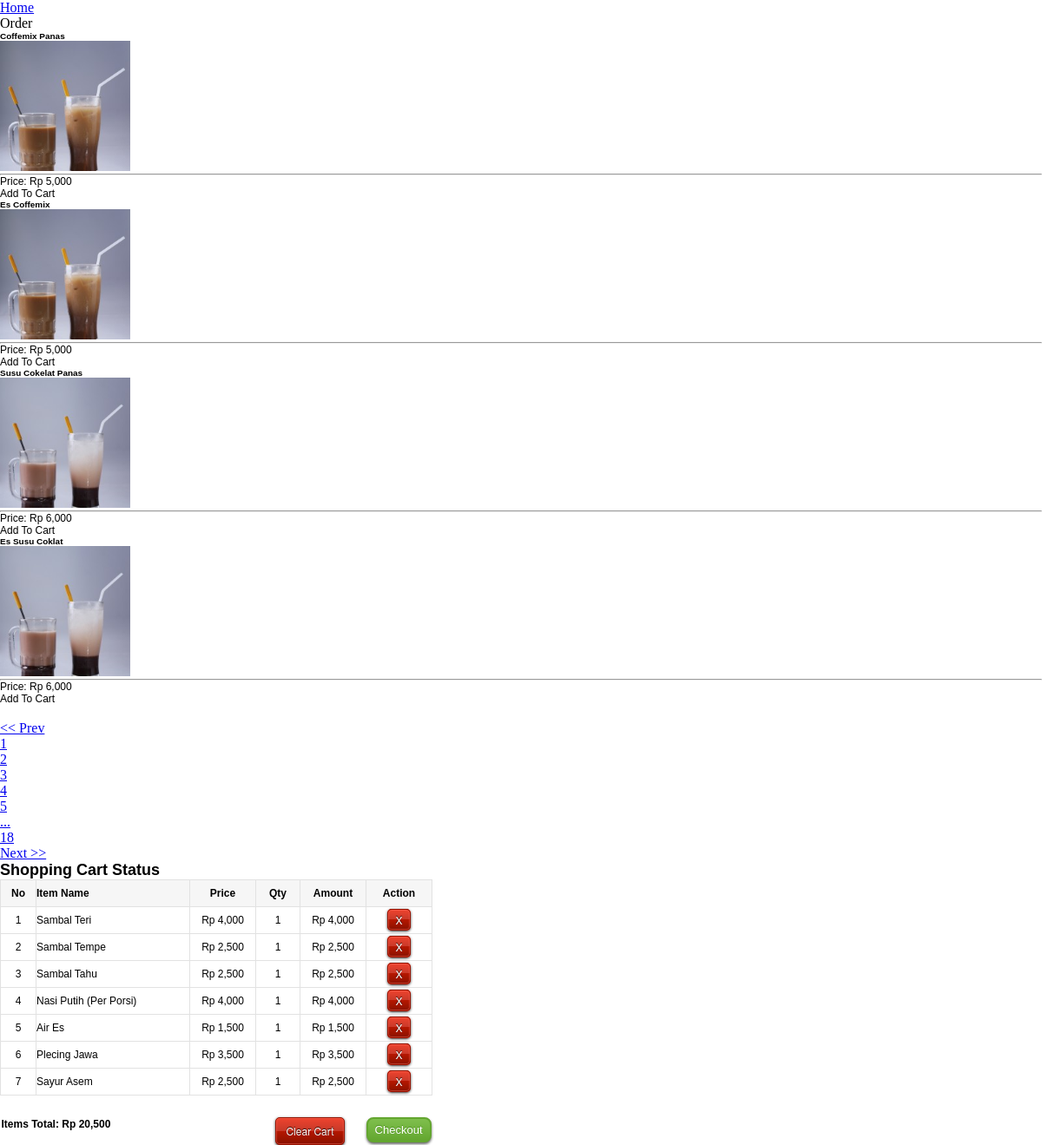
Screenshot of /order.php?m=o&page=2 with the database file from the repository.
### tables this page shows
CREATE TABLE `products` (
  `id` bigint(11) NOT NULL AUTO_INCREMENT,
  `id_kategori` bigint(11) NOT NULL,
  `name` varchar(200) NOT NULL,
  `description` text NOT NULL,
  `price` varchar(200) NOT NULL,
  `image` varchar(200) NOT NULL,
  PRIMARY KEY (`id`)
);

CREATE TABLE `products_added` (
  `id` int(100) NOT NULL AUTO_INCREMENT,
  `username` varchar(200) NOT NULL,
  `item_added` varchar(200) NOT NULL,
  `price` varchar(100) NOT NULL,
  `quantity` varchar(100) NOT NULL,
  `amount` varchar(100) NOT NULL,
  `date` varchar(100) NOT NULL,
  PRIMARY KEY (`id`)
);

### order.php (the view, shortened to what this page needs)
<link type="text/css" rel="stylesheet" media="all" href="vasplus_programming_blog_shopping_cart_v4.css" />
<div class="main-content-inner">
    <div class="breadcrumbs" id="breadcrumbs">
        <ul class="breadcrumb">
            <li>
                <a href="#">Home</a>
            </li>
            <li class="active">Order</li>
        </ul>
    </div>
    <div class="page-content">
        <div class="row">
            <div class="col-xs-12">
                <div class="row">
                    <div class="col-xs-6 pricing-box">
                        <?php
                        $dataPerPage = 4;
                        if (isset($_GET['page'])) {
                            $noPage = $_GET['page'];
                        } else {
                            $noPage = 1;
                        }
                        $offset = ($noPage - 1) * $dataPerPage;
                        $vpb_check_items = mysql_query("select * from `products` order by `id` desc LIMIT $offset, $dataPerPage");
                        if (mysql_num_rows($vpb_check_items) < 1) {
                            ?>
                            <div id="response" align="center">
                                <div id="vpb_shopping_cart_is_currently_empty" class="well" align="left">
                                    There are no items to display.
                                </div>
                            </div>
                            <?php
                        } else {
                            while ($vpb_get_items = mysql_fetch_array($vpb_check_items)) {
                                ?>
                                <div id="vasplus_programming_blog_shopping_cart_inner_left_wrapper" class="col-xs-5 col-sm-6 pricing-box">
                                    <div class="widget-box widget-color-dark">
                                        <div class="widget-header">
                                            <h5 class="widget-title bigger lighter"><?php echo strip_tags($vpb_get_items['name']); ?></h5>
                                        </div>
                                        <div class="widget-body">
                                            <div class="widget-main">
                                                <ul class="list-unstyled spaced2">
                                                    <li class="text-center">
                                                        <img src="<?php echo strip_tags($vpb_get_items['image']); ?>"  width="150" height="150"/>
                                                    </li>
                                                </ul>
                                                <hr />
                                                <div class="price">
                                                    Price: Rp <?php echo number_format(strip_tags($vpb_get_items['price'])); ?>
                                                </div>
                                            </div>
                                            <div>
                                                <a onclick="vpb_add_to_cart('<?php echo strip_tags($vpb_get_items['name']); ?>', '<?php echo strip_tags($vpb_get_items['price']); ?>', 'add');"  class="btn btn-block btn-primary">
                                                    <span>Add To Cart</span>
                                                </a>
                                            </div>
                                        </div>
                                    </div>
                                </div>
                                <?php
                            }
                        }
                        $query = "SELECT COUNT(*) AS jumData FROM products";
                        $hasil = mysql_query($query);
                        $data = mysql_fetch_array($hasil);
                        $jumData = $data['jumData'];
                        $jumPage = ceil($jumData / $dataPerPage);
                        $showPage = "";
                        echo "<br/><ul class='pagination middle'>";
                        if ($noPage > 1) {
                            echo "<li><a href='" . $_SERVER['PHP_SELF'] . "?m=o&page=" . ($noPage - 1) . "'><< Prev</a></li>";
                        }
                        for ($page = 1; $page <= $jumPage; $page++) {
                            if ((($page >= $noPage - 3) && ($page <= $noPage + 3)) || ($page == 1) || ($page == $jumPage)) {
                                if (($showPage != ($jumPage - 1)) && ($page == $jumPage)) {
                                    echo "<li class='disabled'><a href='#'>...</a></li>";
                                }
                                if ($page == $noPage) {
                                    echo "<li class='active'><a href='#'>" . $page . "</a></li>";
                                } else {
                                    echo "<li><a href='" . $_SERVER['PHP_SELF'] . "?m=o&page=" . $page . "'>" . $page . "</a></li>";
                                }
                                $showPage = $page;
                            }
                        }
                        if ($noPage < $jumPage) {
                            echo "<li><a href='" . $_SERVER['PHP_SELF'] . "?m=o&page=" . ($noPage + 1) . "'>Next >></a></li>";
                        }
                        echo "</ul>";
                        ?>
                    </div>
                    <div class="col-xs-6">
                        <div id="vasplus_programming_blog_shopping_cart_right_wrapper">
                            <h2 class="shopping_cart_status">Shopping Cart Status</h2>
                            <div id="shopping_cart_status">
                                <?php
                                $vpb_check_all_items = mysql_query("select * from `products_added` where `username` = '" . mysql_real_escape_string($_SESSION["REMOTE_ADDR"]) . "' order by `id` asc");
                                if (mysql_num_rows($vpb_check_all_items) < 1) {
                                    ?>
                                    <div id="response" align="center">
                                        <div id="vpb_shopping_cart_is_currently_empty" class="well" align="left">
                                            Your shopping cart is empty
                                        </div></div>
                                    <?php
                                } else {
                                    $vpb_check_itemsTotal = mysql_query("select sum(amount) as `items_total` from `products_added` where `username` = '" . mysql_real_escape_string($_SESSION["REMOTE_ADDR"]) . "'");
                                    $vpb_get_itemsTotal = mysql_fetch_array($vpb_check_itemsTotal);
                                    $groundtotal = ($vpb_get_itemsTotal["items_total"]);
                                    ?>
                                    <div id="response" align="center" style="float:left;">
                                        <div id="vpb_item_numbers" class="vpb_all_tops">No</div>
                                        <div id="vpb_item_namess" class="vpb_all_tops" align="left">Item Name</div>
                                        <div id="vpb_item_prices" class="vpb_all_tops">Price</div>
                                        <div id="vpb_item_quantities" class="vpb_all_tops">Qty</div>
                                        <div id="vpb_item_amounts" class="vpb_all_tops">Amount</div>
                                        <div id="vpb_item_actions" class="vpb_all_tops">Action</div><br clear="all" />
                                        <?php
                                        $number_of_items = 1;
                                        while ($vpb_get_all_items = mysql_fetch_array($vpb_check_all_items)) {
                                            $item_id = strip_tags($vpb_get_all_items["id"]);
                                            $item_name = strip_tags($vpb_get_all_items["item_added"]);
                                            $price = strip_tags($vpb_get_all_items["price"]);
                                            $quantity = strip_tags($vpb_get_all_items["quantity"]);
                                            $amount = strip_tags($vpb_get_all_items["amount"]);
                                            ?>
                                            <div id="items_cover<?php echo $item_id; ?>" style="">
                                                <div id="vpb_item_numbers" style="border-top:0px solid #FFF;"><?php echo $number_of_items++; ?></div>
                                                <div id="vpb_item_namess" style="border-top:0px solid #FFF;" align="left"><?php echo $item_name; ?></div>
                                                <div id="vpb_item_prices" style="border-top:0px solid #FFF;">Rp <?php echo number_format($price); ?></div>
                                                <div id="vpb_item_quantities" style="border-top:0px solid #FFF;"><?php echo $quantity; ?></div>
                                                <div id="vpb_item_amounts" style="border-top:0px solid #FFF;">Rp <?php echo number_format($amount); ?></div>
                                                <div id="vpb_item_actions" style="padding-bottom:9px; padding-top:9px;border-top:0px solid #FFF;"><a href="javascript:void(0);" style="width:10px; height:10px; padding:3px;padding-left:8px;padding-right:8px; text-decoration:none;" id="vpb_cart_buttons" title="Remove this item" onclick="vpb_remove_this_item('<?php echo $item_id; ?>');">X</a></div>
                                                <br clear="all" /></div>
                                            <?php
                                        }
                                        ?>
                                        <div style="border:1px solid #E2E2E2;border:0px solid #FFF;width:495px;margin-top:25px;">
                                            <div style="width:295px;float:left; padding-top:1px; font-weight:bold;" align="left">
                                                Items Total: Rp <?php echo number_format($groundtotal); ?>
                                            </div>
                                            <div style="width:100px;float:left;" align="right"><input type="button" value="Clear Cart" title="Clear entire cart items" id="vpb_cart_buttons" onclick="vpb_clear_cart('<?php echo $_SESSION["REMOTE_ADDR"]; ?>');" /></div>
                                            <div style="width:100px;float:left;" align="right"><input type="button" value="Checkout" title="Check out to make payment" id="vasplus_p_blog_add_to_cart_button" onclick="vpb_checkout();" /></div>
                                        </div><br clear="all" />
                                        <?php
                                    }
                                    ?>
                                </div>
                            </div>
                        </div>
                    </div>
                </div>
            </div>
        </div>
    </div>
</div>

### vasplus_programming_blog_shopping_cart_v4.css (style rules this page uses)
* { margin: 0;padding: 0; }
#vasplus_programming_blog_shopping_cart_inner_left_wrapper { font-family:Verdana, Geneva, sans-serif; font-size:12px; }
#vasplus_programming_blog_shopping_cart_right_wrapper { font-family:Verdana, Geneva, sans-serif; font-size:12px; }
#vpb_item_numbers { width:40px; height:auto;float:left;border:1px solid #E2E2E2;border-right:0px solid #E2E2E2; padding-top:8px; padding-bottom:8px; }
#vpb_item_namess { width:176px;height:auto;float:left;border:1px solid #E2E2E2;border-right:0px solid #E2E2E2;padding-top:8px; padding-bottom:8px; }
#vpb_item_prices { width:75px;height:auto;float:left;border:1px solid #E2E2E2;border-right:0px solid #E2E2E2;padding-top:8px; padding-bottom:8px; }
#vpb_item_quantities { width:50px;height:auto;float:left;border:1px solid #E2E2E2;border-right:0px solid #E2E2E2;padding-top:8px; padding-bottom:8px; }
#vpb_item_amounts { width:75px;height:auto;float:left;border:1px solid #E2E2E2;border-right:0px solid #E2E2E2;padding-top:8px; padding-bottom:8px; }
#vpb_item_actions { width:75px;height:auto;float:left;border:1px solid #E2E2E2;padding-top:8px; padding-bottom:8px; }
div.vpb_all_tops { font-weight:bold;background:#F6F6F6; }
#vasplus_p_blog_add_to_cart_button { background-color: #7fbf4d; background-image: -webkit-gradient(linear, left top, left bottom, color-stop(0%, #7fbf4d), color-stop(100%, #63a62f)); background-image: -webkit-linear-gradient(top, #7fbf4d, #63a62f); background-image: -moz-linear-gradient(top, #7fbf4d, #63a62f); background-image: -ms-linear-gradient(top, #7fbf4d, #63a62f); background-image: -o-linear-gradient(top, #7fbf4d, #63a62f); background-image: linear-gradient(top, #7fbf4d, #63a62f); border: 2px solid #63a62f;box-shadow: 0 2px 3px #666666;-moz-box-shadow: 0 2px 3px #666666;-webkit-box-shadow: 0 2px 3px #666666; -webkit-border-radius: 8px;-moz-border-radius: 8px;border-radius: 8px; color: #fff; font: 13px/1 "Lucida Grande", "Lucida Sans Unicode", "Lucida Sans", Geneva, Verdana, sans-serif; text-align: center; padding:6px; padding-left: 8px; padding-right: 8px; text-shadow: 0 -1px 0 #4c9021; width: auto; }
#vpb_cart_buttons { background-color: #ee432e; background-image: -webkit-gradient(linear, left top, left bottom, color-stop(0%, #ee432e), color-stop(50%, #c63929), color-stop(50%, #b51700), color-stop(100%, #891100)); background-image: -webkit-linear-gradient(top, #ee432e 0%, #c63929 50%, #b51700 50%, #891100 100%); background-image: -moz-linear-gradient(top, #ee432e 0%, #c63929 50%, #b51700 50%, #891100 100%); background-image: -ms-linear-gradient(top, #ee432e 0%, #c63929 50%, #b51700 50%, #891100 100%); background-image: -o-linear-gradient(top, #ee432e 0%, #c63929 50%, #b51700 50%, #891100 100%); background-image: linear-gradient(top, #ee432e 0%, #c63929 50%, #b51700 50%, #891100 100%); border: 1px solid #951100;box-shadow: 0 2px 3px #951100;-moz-box-shadow: 0 2px 3px #951100;-webkit-box-shadow: 0 2px 3px #951100; -webkit-border-radius: 8px;-moz-border-radius: 8px;border-radius: 8px; border-radius: 5px; -webkit-box-shadow: inset 0px 0px 0px 1px rgba(255, 115, 100, 0.4), 0 1px 3px #333333; box-shadow: inset 0px 0px 0px 1px rgba(255, 115, 100, 0.4), 0 1px 3px #333333; color: #fff; font: 12px/1 "helvetica neue", helvetica, arial, sans-serif; padding: 9px; padding-left: 11px; padding-right: 11px; text-align: center; text-shadow: 0px -1px 1px rgba(0, 0, 0, 0.8); width: auto; }

### rows the page displays
products: name "Coffemix Panas", image (picture), price "5,000"
products: name "Es Coffemix", image (picture), price "5,000"
products: name "Susu Cokelat Panas", image (picture), price "6,000"
products: name "Es Susu Coklat", image (picture), price "6,000"
products_added: item_added "Sambal Teri", price "4,000", quantity "1", amount "4,000"
products_added: item_added "Sambal Tempe", price "2,500", quantity "1", amount "2,500"
products_added: item_added "Sambal Tahu", price "2,500", quantity "1", amount "2,500"
products_added: item_added "Nasi Putih (Per Porsi)", price "4,000", quantity "1", amount "4,000"
products_added: item_added "Air Es", price "1,500", quantity "1", amount "1,500"
products_added: item_added "Plecing Jawa", price "3,500", quantity "1", amount "3,500"
products_added: item_added "Sayur Asem", price "2,500", quantity "1", amount "2,500"

### other values shown
$groundtotal "20,500"
